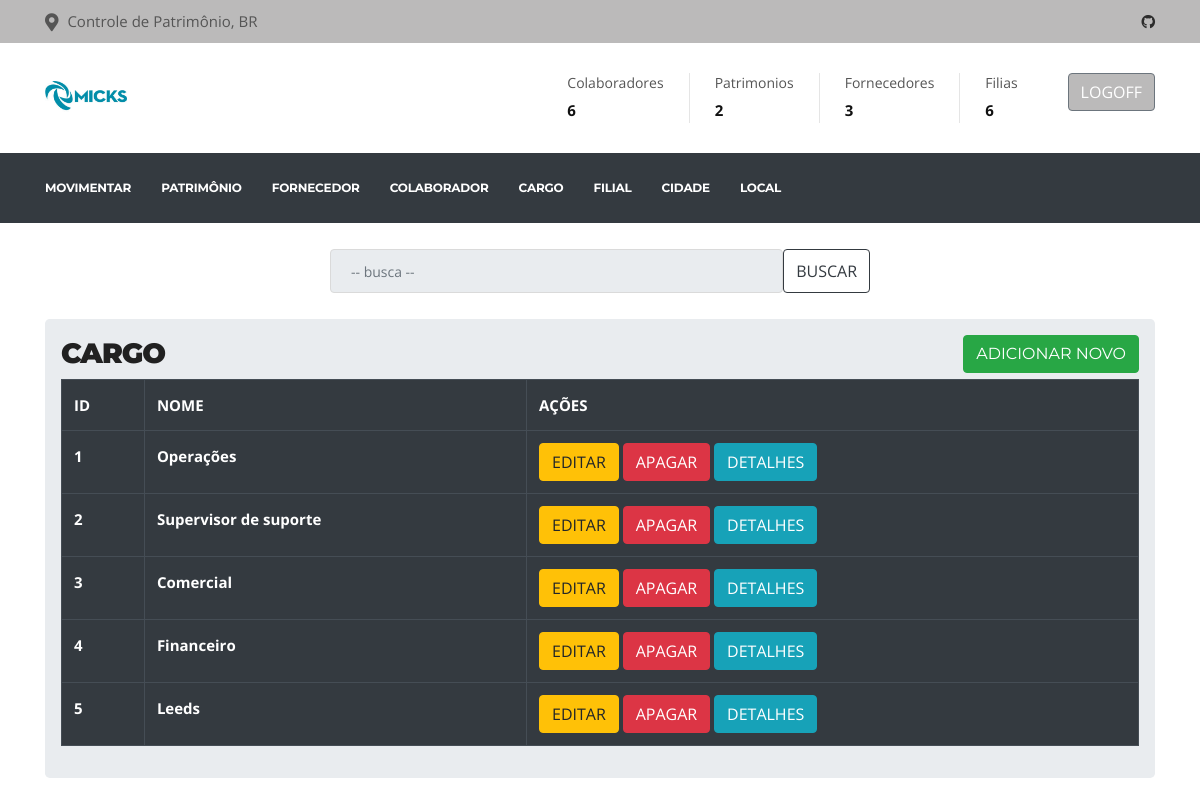
The page /cargo/ (signed in) on the database its author committed.
### app/model/models.py (models this page shows, shortened)
class Cargo(db.Model):
    __tablename__= 'cargo'
    id_cargo = db.Column(db.Integer, autoincrement=True, primary_key=True)
    nome = db.Column(db.String(100), unique=True, nullable=False)

### app/routes.py (the view)
@app.route("/cargo/", methods=["GET", "POST"])
@login_required
def cargo():
    return CargoControler.cargolista()

### app/controler/allData.py (called while the page is built)
    def total():
        coladorador = Colaborador.query.count()
        patrimonio = Patrimonio.query.count()
        fornecedor = Fornecedor.query.count()
        filial = Filial.query.count()
        data = {'coladorador': coladorador,
                'patrimonio': patrimonio,
                'fornecedor': fornecedor,
                'filial': filial}
        return data

### app/controler/cargo.py (called while the page is built, shortened)
    def cargolista():
        todosCargos = Cargo.query.all()
        return render_template("cargo.html", todosCargos=todosCargos,data=Total.total())

### app/model/models.py (called while the page is built)
@login_manager.user_loader
def get_user(user_id):
    return User.query.filter_by(id=user_id).first()

### app/templates/cargo.html (shortened to what this page needs)
{% extends "base.html" %}
{% block head %}
{{ super() }}
{% endblock %}
{% block content %}
<br>
<div class="container">
    <div class="row justify-content-center">
        <div class="col-6">
            <div class="input-group">
                <input type="search" class="form-control rounded" placeholder="-- busca --" aria-label="Search"
                aria-describedby="search-addon" />
                <button type="button" name="busca" class="btn btn-outline-dark">BUSCAR</button>
            </div>
        </div>
    </div>
</div>
<br>
<div class="container">
    <div class="row">
        <div class="col-lg-12">
            <div class="jumbotron p-3">
                <h2><b>CARGO</b> <button type="button" class="btn btn-success float-right" data-toggle="modal"
                        data-target=#mymodal> ADICIONAR NOVO </button></h2>
                <table class="table table-bordered table-dark">
                    <tr>
                        <th>ID</th>
                        <th>NOME</th>
                        <th>AÇÕES</th>
                    </tr>
                    {% for linha in todosCargos %}
                    <tr>
                        <th>{{linha.id_cargo}}</th>
                        <th>{{linha.nome}}</th>
                        <td>
                            <a href="/cargoUpdate/{{linha.id_cargo}}" class="btn btn-warning btn-xs"
                                data-toggle="modal" data-target="#modaledit{{linha.id_cargo}}">EDITAR</a>
                            <a href="/cargoDelete/{{linha.id_cargo}}" class="btn btn-danger btn-xs"
                                onclick="return confirm('Deseja realmente apagar?')">APAGAR</a>
                            <a href="" class="btn btn-info" data-toggle="modal"
                                data-target="#modaldetalhe{{linha.id_cargo}}">DETALHES</a>
                        </td>
                    </tr>
                    {% endfor %}
                </table>
            </div>
        </div>
    </div>
    {% endblock %}

### app/static/style2.css (style rules this page uses)
body { background: #fff; color: #555; }
input[type=search] { background: #E9ECEF; }
body, p { font-family: "Open Sans", sans-serif; text-rendering: optimizeLegibility; -webkit-font-smoothing: antialiased !important; line-height: 26px; font-size: 15px; }
h1, h2, h3, h4, h5, h6 { color: #212121; font-weight: 700; font-family: 'Montserrat', sans-serif; text-rendering: optimizeLegibility; -webkit-font-smoothing: antialiased !important; }
h2 { font-size: 28px; line-height: 36px; text-transform: uppercase; letter-spacing: -1px; }
html { overflow-x: hidden !important; width: 100%; height: 100%; position: relative; -webkit-font-smoothing: antialiased; text-rendering: optimizeLegibility; }
body { border: 0; margin: 0; padding: 0; }
a:link, a:visited { text-decoration: none; }
a { color: inherit; transition: .2s ease; }
.form-control { box-shadow: none; border: 1px solid #dadada; padding: 5px 20px; height: 44px; background: none; color: #959595; font-size: 14px; border-radius: 0; }

### rows shown on the page
Cargo: id_cargo "1", nome "Operações"
Cargo: id_cargo "2", nome "Supervisor de suporte"
Cargo: id_cargo "3", nome "Comercial"
Cargo: id_cargo "4", nome "Financeiro"
Cargo: id_cargo "5", nome "Leeds"

### other values the page prints
{{ data['coladorador'] }} "6"
{{ data['patrimonio'] }} "2"
{{ data['fornecedor'] }} "3"
{{ data['filial'] }} "6"
